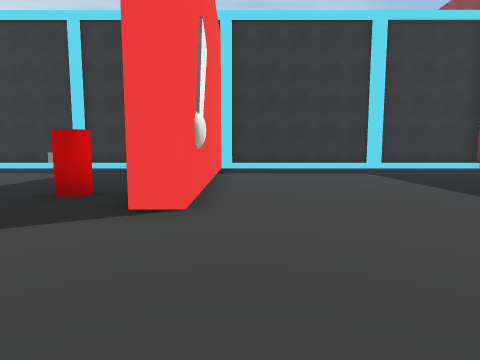
[1] (above)

16 first-person views from a walk through a Unity game level. The camera is 1.4 m above the floor, tilts 6° down and sees 75° across. The floor is counted in squares, 2 m on a side. Each view is taken from the middle of a square. On the plan, view 1 faces up. The plan holds only what a view shows up to about 10 squares ahead; the rest is blank. The place goes on beyond the plan. The player is left out. Some surface patterns are stand-ins.

[2]
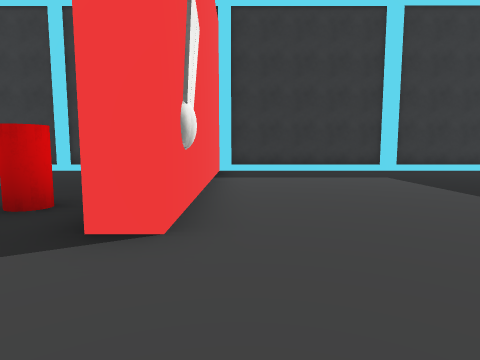

[3]
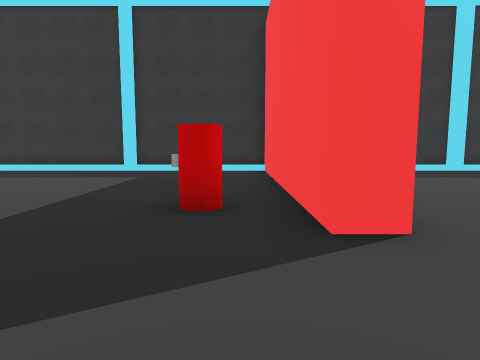

[4]
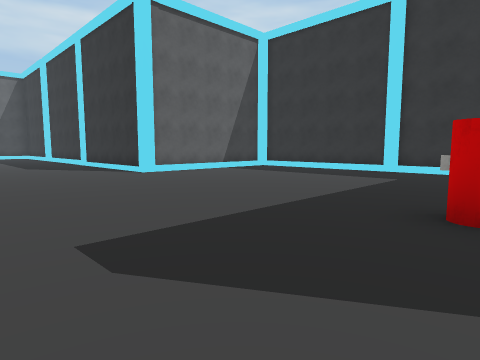

[5]
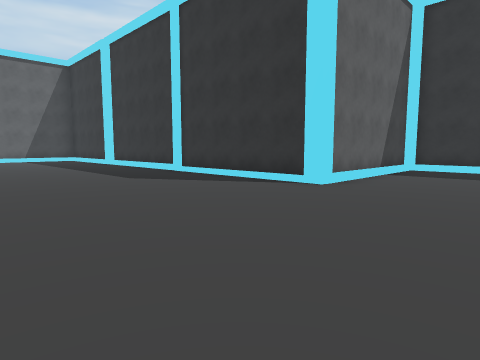

[6]
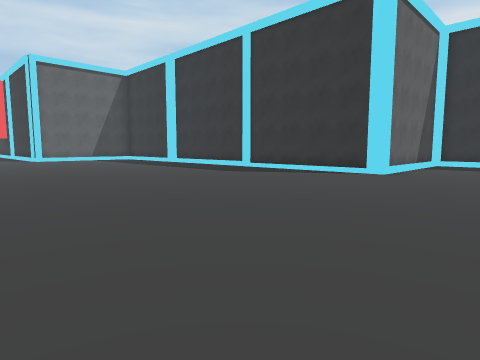

[7]
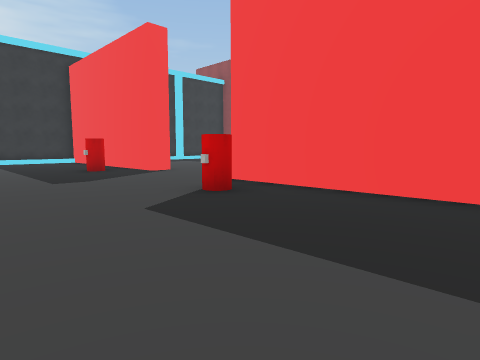

[8]
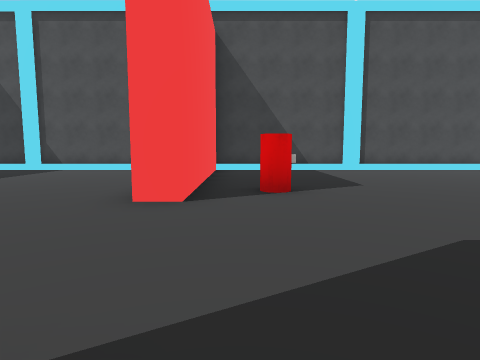

[9]
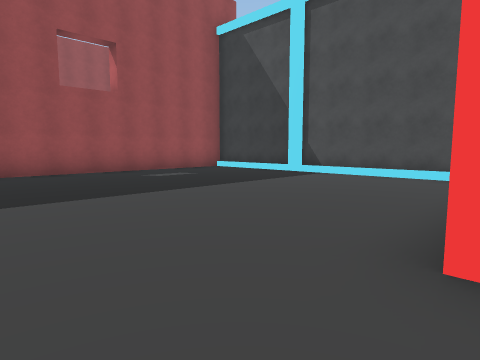

[10]
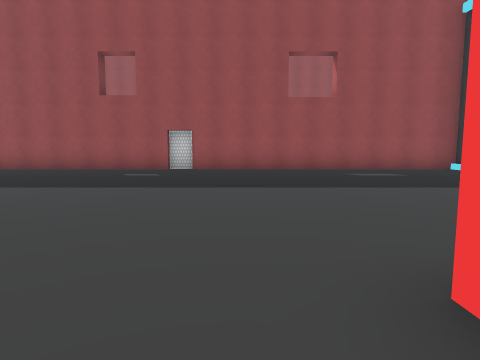

[11]
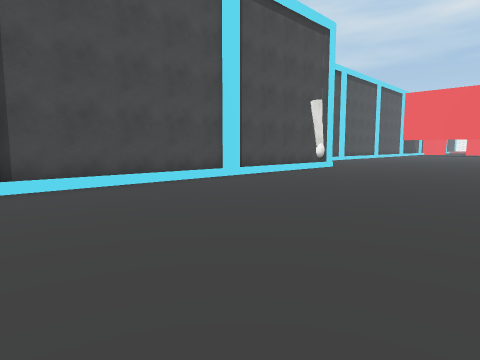

[12]
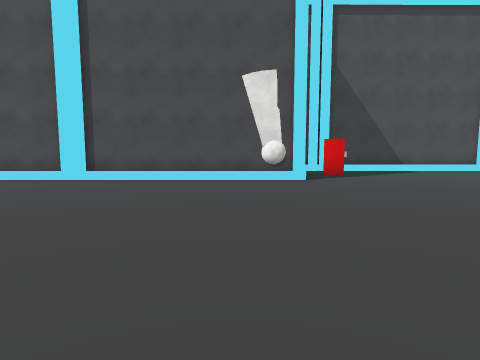

[13]
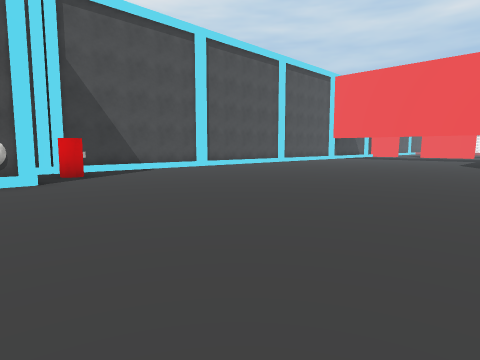

[14]
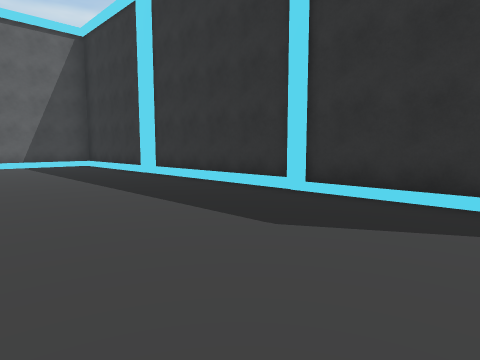

[15]
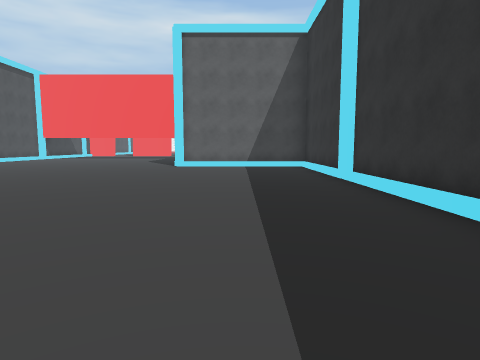

[16]
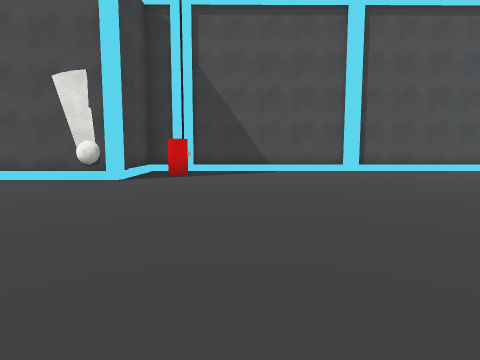

### Floor plan
Points are (right, up) in squares from view 1. A wall is a line through its corners. A room is listed if a view was taken in it or the views show most of it. See-through windows are left out.
Room 1 (view 1)
walls: (7.9, 3.2) (7.9, 8.6); (7.2, 10.4) (-0.6, 10.4) (-0.6, 3.5); (0.5, -5.8) (5.5, -5.8); (7.9, -5.9) (7.9, 2.5)
ways out: opening at (-0.7, 2) to room 2
Room 2 (views 2, 3, 4, 5, 6, 7, 8, 9, 10, 11, 12, 13, 14, 15, 16)
walls: (-0.6, 3.5) (-1.3, 3.5) (-1.3, 10.4) (-10.2, 10.4) (-10.2, 5.4) (-23, 5.4); (-24.5, -8.4) (-15.3, -8.3) (-15.3, -5.8) (-1.3, -5.8) (-1.3, 0) (-0.5, 0)
ways out: opening at (-0.7, 2) to room 1
objects: other object (-17, -7); other object (-3, -1); other object (-3, 5)

Positions as (right, up) in squares from view 1, and headings:
1: (0, 0), facing up
2: (0, 1), facing up
3: (-2, 1), facing up
4: (-2, 1), facing up-left
5: (-7, 0), facing up-left
6: (-7, -3), facing up-left
7: (-6, -5), facing up-right
8: (-2, 4), facing down
9: (-1, 2), facing down-right
10: (-2, 1), facing right
11: (-5, 0), facing down-left
12: (-14, 1), facing down
13: (-14, 1), facing down-left
14: (-12, 1), facing up-left
15: (-13, 3), facing left
16: (-18, 1), facing down
